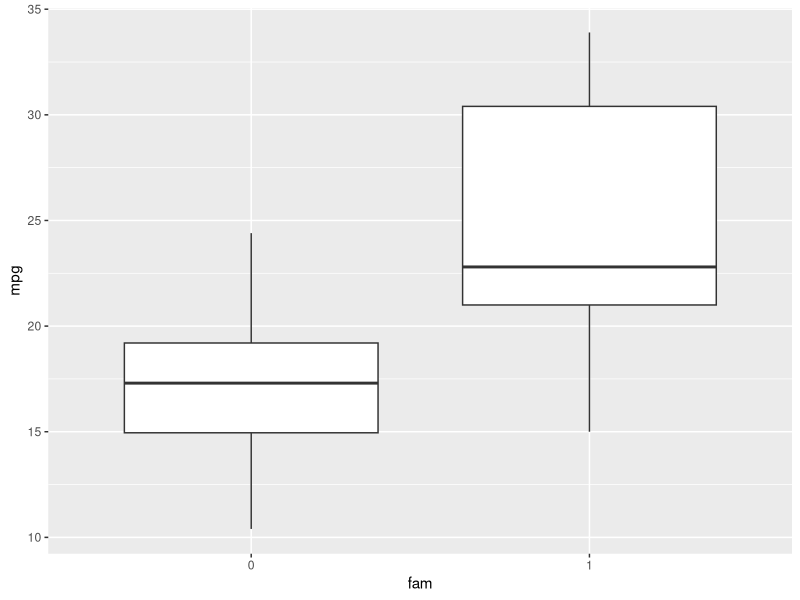
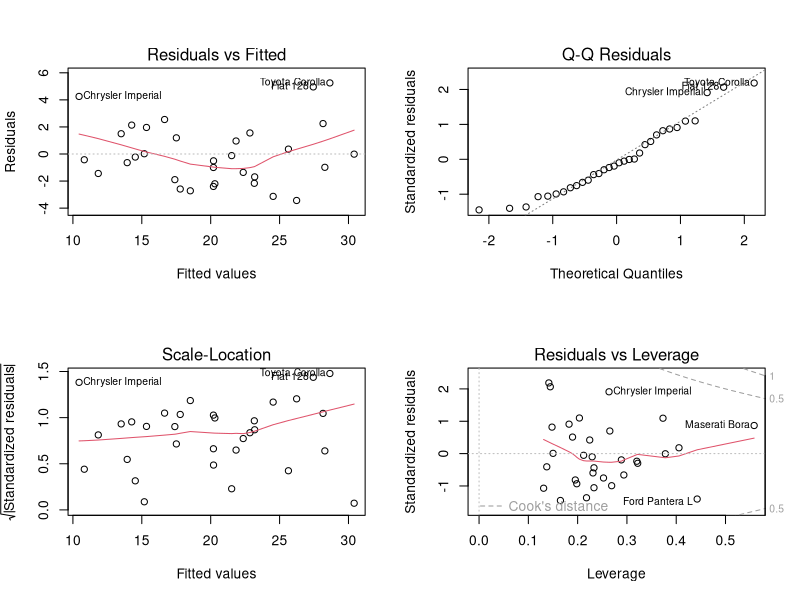

R code for these plots, in order:
## ---- chunk 1
knitr::opts_chunk$set(echo = TRUE)
## ---- chunk 2
data(mtcars)
library(dplyr)
library(ggplot2)
# Convert cyl, am, gear, and carb to factor vars
mtcars <- mutate(mtcars, fcyl = factor(cyl), fam = factor(am), 
                 fgear = factor(gear), fcarb = factor(carb), fvs = factor(vs))

g <- ggplot(mtcars, aes(x = fam, y = mpg))
g <- g + geom_boxplot()
g
## ---- chunk 3
automatic <- mtcars %>% 
  filter(am == 0) %>%
  select(mpg)
manual <- mtcars %>% 
  filter(am == 1) %>%
  select(mpg)

t.test(manual$mpg, automatic$mpg, alternative = "greater", 
       conf.level = 0.95, paired=FALSE)
## ---- chunk 4
mdl0 <- lm(mpg ~ fam, data = mtcars)
mdl1 <- lm(mpg ~ fam + hp, data = mtcars)
mdl2 <- lm(mpg ~ fam + hp + fcarb, data = mtcars)
mdl3 <- lm(mpg ~ fam + hp + fcarb + fcyl, data = mtcars)
mdl4 <- lm(mpg ~ fam + hp + fcarb + fcyl + qsec, data = mtcars)

anova(mdl0, mdl1, mdl2, mdl3, mdl4)
## ---- chunk 5
fit <- lm(mpg ~ fam + disp + hp + drat + wt + fvs + gear, data = mtcars)
## ---- chunk 6
par(mfrow = c(2, 2))
plot(fit)
## ---- chunk 7
n <- dim(mtcars)[1]
p <- 8
dfthresh <- 2/sqrt(n)
hvthresh <- 2*(p/n)
dfbs <- as.data.frame(dfbetas(fit))
dfbs <- dfbs %>% 
  mutate(hv = hatvalues(fit)) %>% 
  filter(if_any('(Intercept)':gear, ~ abs(.) > dfthresh)) %>% 
  filter(hv > hvthresh)
dfbs
## ---- chunk 8
rns <- rownames(dfbs)
mtcars <- mtcars[!(row.names(mtcars) %in% rns),]
fit <- lm(mpg ~ fam + disp + hp + drat + wt + fvs + gear, data = mtcars)
## ---- chunk 9
summary(fit)$coefficients
